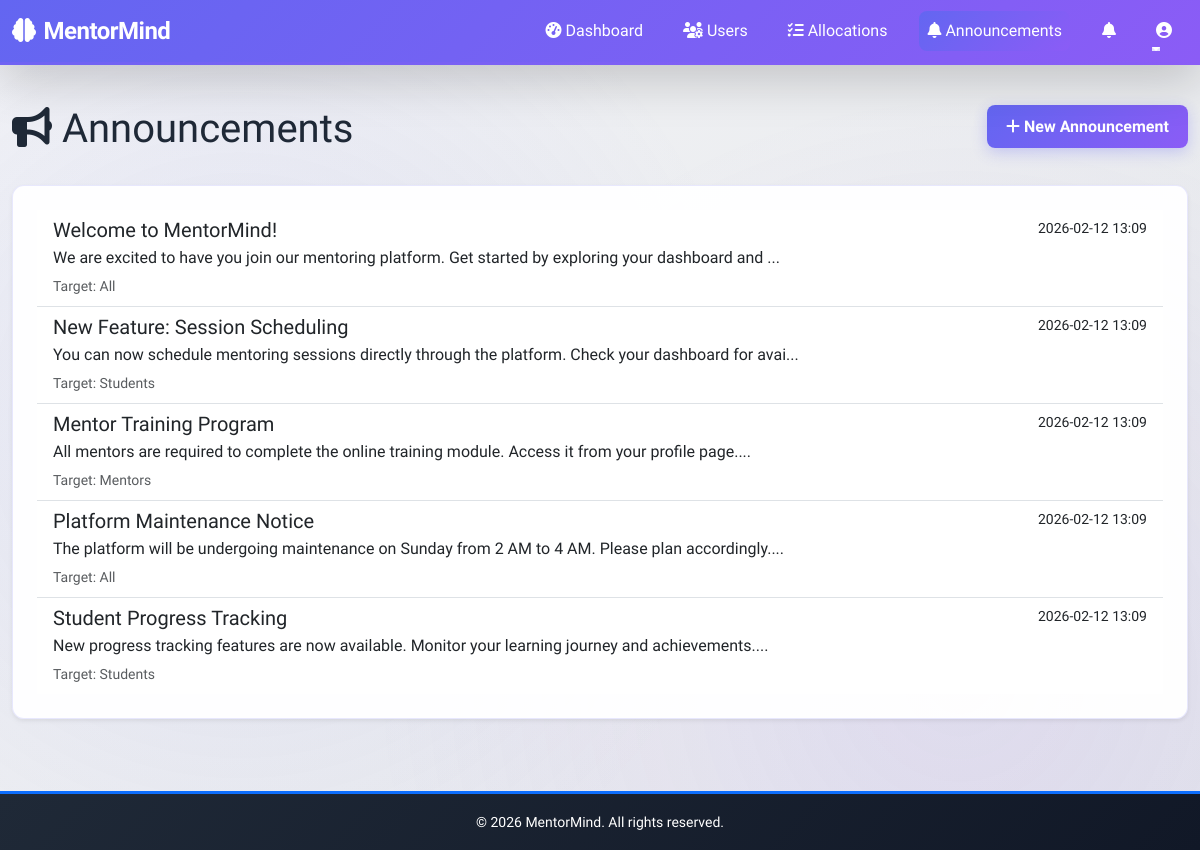
Page /admin/announcements (signed in) on the committed database.
### backend/app/models/models.py (models this page shows)
class Announcement(db.Model):
    __tablename__ = 'announcements'
    announcement_id = db.Column(db.Integer, primary_key=True)
    admin_id = db.Column(db.Integer, db.ForeignKey('users.user_id'), nullable=False)
    title = db.Column(db.String(255), nullable=False)
    message = db.Column(db.Text, nullable=False)
    announcement_date = db.Column(db.DateTime, default=datetime.utcnow)
    target_audience = db.Column(db.String(20), default='all')  # students, mentors, all
    created_at = db.Column(db.DateTime, default=datetime.utcnow)

### backend/app/routes/admin.py (the view, shortened to what this page needs)
@admin_bp.route('/announcements', methods=['GET', 'POST'])
@login_required
def announcements():
    if current_user.role != 'admin':
        return redirect(url_for('admin.login'))
    all_announcements = Announcement.query.order_by(
        Announcement.announcement_date.desc()
    ).all()
    return render_template('admin/announcements.html',
                          announcements=all_announcements)

### backend/app/templates/admin/announcements.html (shortened to what this page needs)
{% extends "base.html" %}
{% block content %}
<div class="container-fluid py-4">
    <div class="row mb-4">
        <div class="col-md-8">
            <h1><i class="fas fa-bullhorn"></i> Announcements</h1>
        </div>
        <div class="col-md-4 text-end">
            <button class="btn btn-primary" data-bs-toggle="modal" data-bs-target="#announcementModal">
                <i class="fas fa-plus"></i> New Announcement
            </button>
        </div>
    </div>
    <div class="row">
        <div class="col-md-12">
            <div class="card shadow-sm">
                <div class="card-body">
                    {% if announcements %}
                        <div class="list-group list-group-flush">
                            {% for announcement in announcements %}
                                <div class="list-group-item">
                                    <div class="d-flex w-100 justify-content-between">
                                        <h5 class="mb-1">{{ announcement.title }}</h5>
                                        <small>{{ announcement.announcement_date.strftime('%Y-%m-%d %H:%M') }}</small>
                                    </div>
                                    <p class="mb-1">{{ announcement.message[:100] }}...</p>
                                    <small class="text-muted">Target: {{ announcement.target_audience.capitalize() }}</small>
                                </div>
                            {% endfor %}
                        </div>
                    {% else %}
                        <p class="text-muted text-center py-4">No announcements yet</p>
                    {% endif %}
                </div>
            </div>
        </div>
    </div>
</div>
{% endblock %}

### backend/app/static/css/style.css (style rules this page uses)
:root { --primary: #6366f1; --secondary: #8b5cf6; --success: #10b981; --danger: #ef4444; --warning: #f59e0b; --info: #06b6d4; --dark: #1f2937; --light: #f3f4f6; --gradient-primary: linear-gradient(135deg, #6366f1 0%, #8b5cf6 100%); --gradient-success: linear-gradient(135deg, #10b981 0%, #34d399 100%); --gradient-danger: linear-gradient(135deg, #ef4444 0%, #f87171 100%); --gradient-warm: linear-gradient(135deg, #f59e0b 0%, #fbbf24 100%); --shadow-sm: 0 1px 2px 0 rgba(0, 0, 0, 0.05); --shadow-md: 0 4px 6px -1px rgba(0, 0, 0, 0.1); --shadow-lg: 0 10px 15px -3px rgba(0, 0, 0, 0.1); --shadow-xl: 0 20px 25px -5px rgba(0, 0, 0, 0.1); --transition-fast: 0.2s ease-in-out; --transition-base: 0.3s ease-in-out; --transition-slow: 0.5s ease-in-out; }
body, html { pointer-events: auto !important; overflow: auto !important; }
button, a, input, select, textarea, .btn, [role="button"] { pointer-events: auto !important; z-index: auto !important; background-filter: none !important; -webkit-backdrop-filter: none !important; backdrop-filter: none !important; }
* { margin: 0; padding: 0; box-sizing: border-box; }
body { font-family: 'Segoe UI', Tahoma, Geneva, Verdana, sans-serif; background: linear-gradient(135deg, #f3f4f6 0%, #e5e7eb 100%); min-height: 100vh; color: var(--dark); overflow-x: hidden; }
body::before { content: ''; position: fixed; top: 0; left: 0; width: 100%; height: 100%; background: radial-gradient(circle at 20% 50%, rgba(99, 102, 241, 0.1) 0%, transparent 50%), radial-gradient(circle at 80% 80%, rgba(139, 92, 246, 0.1) 0%, transparent 50%); pointer-events: none; z-index: -1; }
.card { border: none; border-radius: 12px; overflow: hidden; background: rgba(255, 255, 255, 0.95); box-shadow: var(--shadow-md); transition: all var(--transition-base); border: 1px solid rgba(99, 102, 241, 0.15); pointer-events: auto !important; }
.card-body { padding: 1.5rem; }
.btn { border-radius: 8px; font-weight: 600; padding: 0.6rem 1.2rem; border: none; cursor: pointer; transition: all var(--transition-fast); position: relative; overflow: hidden; outline: none; }
.btn::before { content: ''; position: absolute; top: 50%; left: 50%; width: 0; height: 0; background: transparent; border-radius: 50%; transform: translate(-50%, -50%); transition: width 0.6s, height 0.6s; }
.btn-primary { background: var(--gradient-primary); color: white; box-shadow: 0 4px 15px rgba(99, 102, 241, 0.3); }
.btn, .btn-primary, .btn-success, .btn-danger, .btn-warning, .btn-info { -webkit-tap-highlight-color: transparent !important; -webkit-user-select: none !important; user-select: none !important; pointer-events: auto !important; position: relative; z-index: 10 !important; }

### rows in the picture
Announcement: title "Welcome to MentorMind!", announcement_date "2026-02-12 13:09", message "We are excited to have you join our mentoring platform. Get started by exploring your dashboard and", target_audience "All"
Announcement: title "New Feature: Session Scheduling", announcement_date "2026-02-12 13:09", message "You can now schedule mentoring sessions directly through the platform. Check your dashboard for avai", target_audience "Students"
Announcement: title "Mentor Training Program", announcement_date "2026-02-12 13:09", message "All mentors are required to complete the online training module. Access it from your profile page.", target_audience "Mentors"
Announcement: title "Platform Maintenance Notice", announcement_date "2026-02-12 13:09", message "The platform will be undergoing maintenance on Sunday from 2 AM to 4 AM. Please plan accordingly.", target_audience "All"
Announcement: title "Student Progress Tracking", announcement_date "2026-02-12 13:09", message "New progress tracking features are now available. Monitor your learning journey and achievements.", target_audience "Students"
